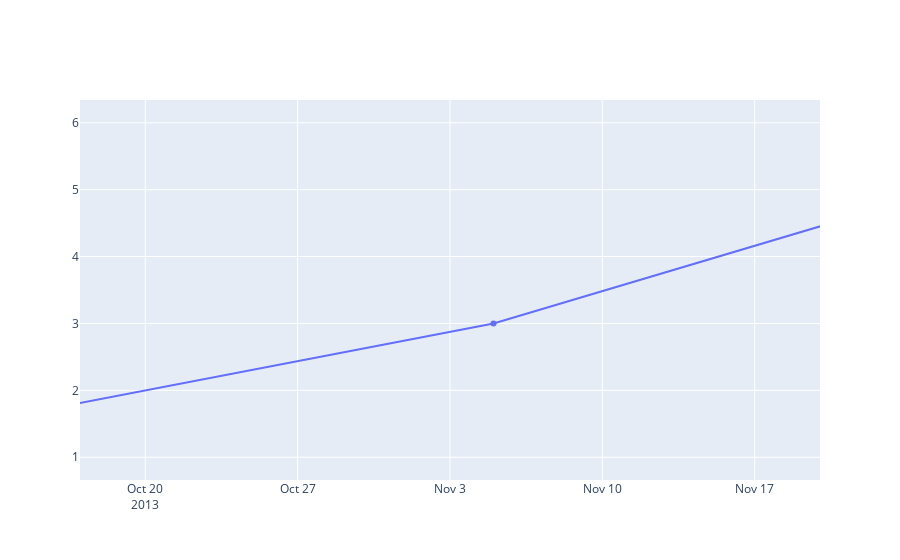

The code cell stored with this chart in its notebook:
### Code cell
import datetime

fig = go.Figure(data=[go.Scatter(x=x, y=[1, 3, 6])])
# Use datetime objects to set xaxis range
fig.update_layout(xaxis_range=[datetime.datetime(2013, 10, 17), datetime.datetime(2013, 11, 20)])
fig.show()

### Figure 1 — Plotly figure (JSON) as saved in the notebook; plotly's stock layout.template omitted (floating-point values rounded to 4 significant figures)
{"data": [{"type": "scatter", "x": ["2013-10-04T00:00:00", "2013-11-05T00:00:00", "2013-12-06T00:00:00"], "y": [1, 3, 6]}], "layout": {"xaxis": {"range": ["2013-10-17T00:00:00", "2013-11-20T00:00:00"]}}}
